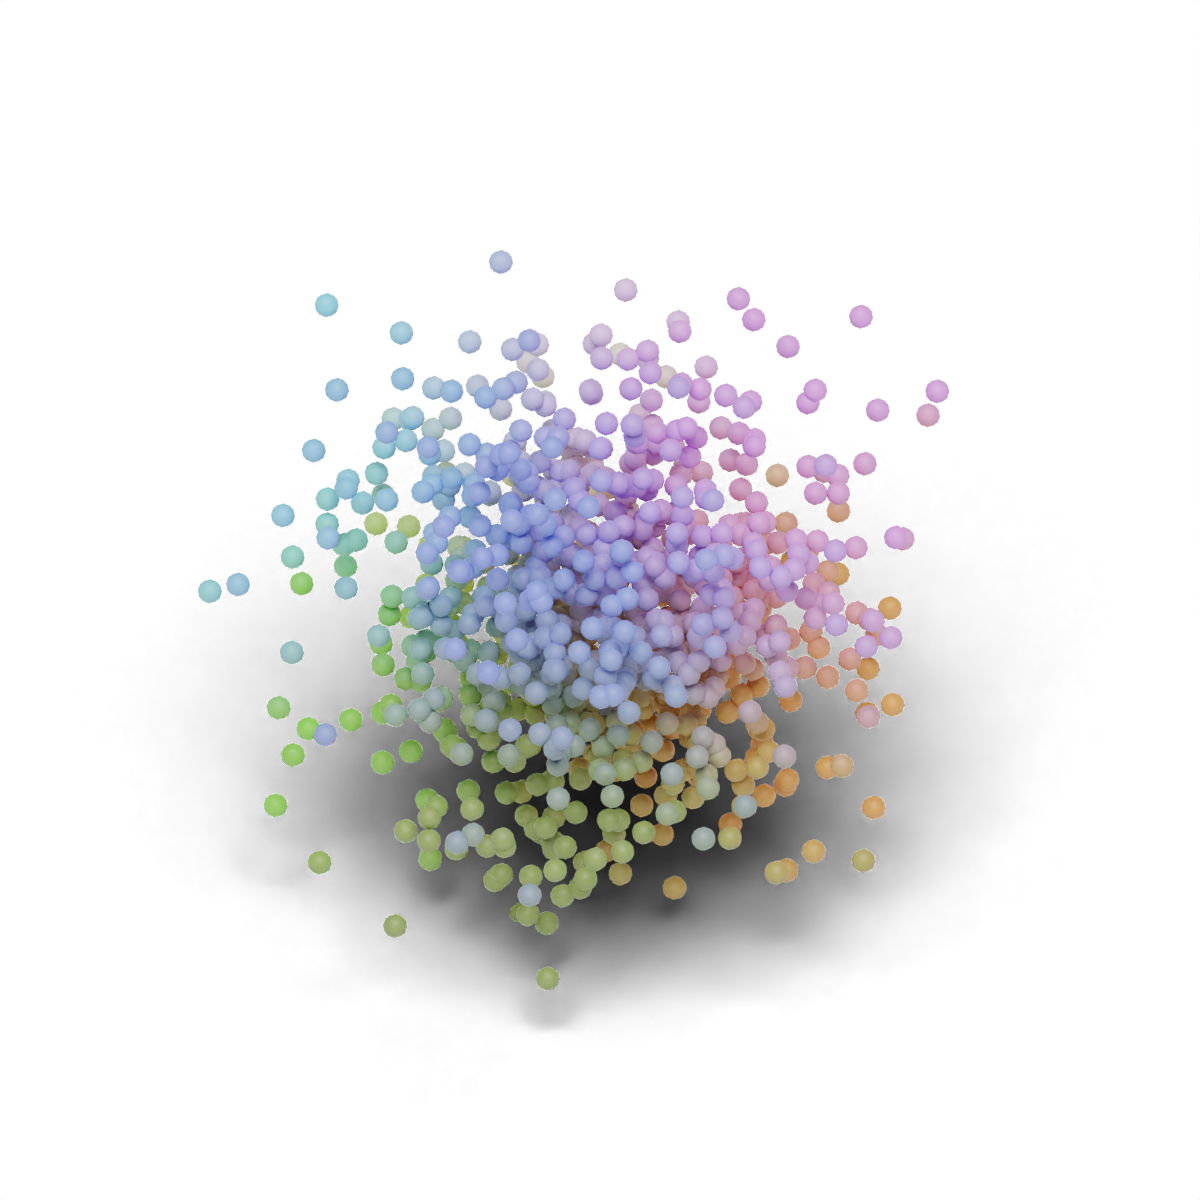

Generate this figure with Python:
import blender_plot as bp
import numpy as np

# create 512 normally distributed 3d points
data = np.random.standard_normal((512, 3))

s = bp.DefaultScene()
s.scatter(data)

# render the scene to an image
s.render("standard_normal.png", resolution=(1200, 1200))

# save the scene to a .blend file
s.save("standard_normal.blend")
